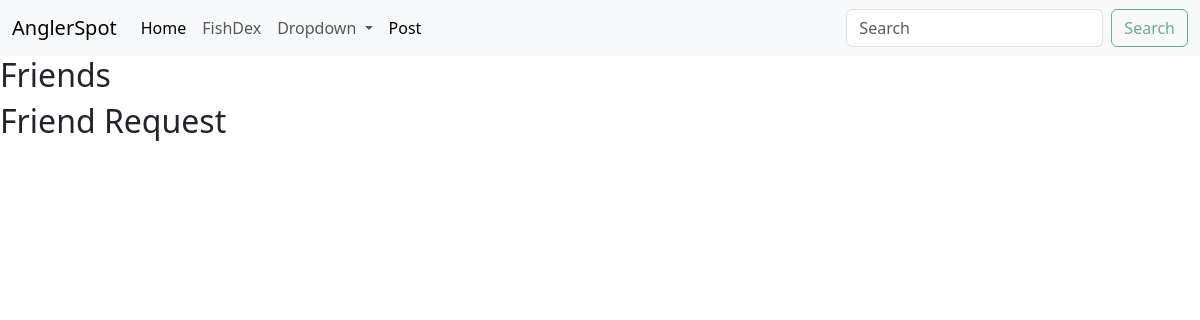
/friendslist/5/ (signed in), run on an earlier commit of the app's database.
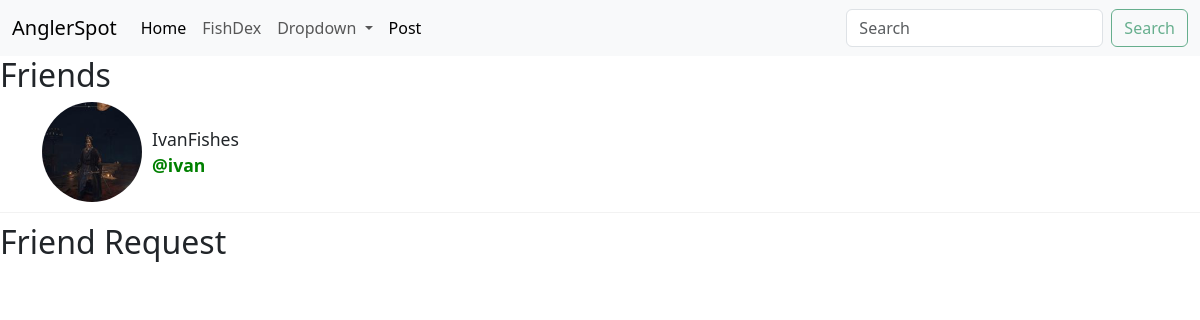
And on a later commit of the database.
### angler/models/user.py (models this page shows, shortened)
class User(AbstractUser):
    is_private = models.BooleanField(default=False)
    points = models.PositiveIntegerField(default=0) #previous idea have a cap on points validators=[MaxValueValidator(5000)]
    @property
    def get_profile_name(self):
        return Profile.objects.get(user=self).profile_name
    def get_profile_image(self):
        return Profile.objects.get(user=self).profile_image

class Profile(models.Model):
    user = models.OneToOneField(User, on_delete=models.CASCADE)
    profile_image = models.ImageField(default='default_profile_img.jpg', upload_to='profile_img/', null=False, blank=True)
    profile_name = models.CharField(max_length=16, blank=True)
    bio = models.TextField(max_length=500, blank=True)

### angler/views/friends.py (the view)
# urls.py: path('friendslist/<int:user_id>/', FriendsListView.as_view(), name='friendslist'),
class FriendsListView(LoginRequiredMixin, View):
    login_url = '/login/'
    def get(self, request, user_id):
        friend_requests = FriendRequest.objects.filter(request_reciever=request.user,request_status=0 )
        user = User.objects.get(id=user_id)
        friends = FriendList.objects.get(user=user).friends.all()
        context = {
            'friends':friends,
            'friend_requests':friend_requests
        }
        return render(request, 'angler/friend.html', context)

### angler/templates/angler/friend.html (shortened to what this page needs)
{% extends 'angler/base.html'%}
{% block content %}
<h2>Friends</h2>
    {% for friend in friends %}
        <div class="container">
            {% if friend.get_profile_image %}
                <img src="{{ friend.get_profile_image.url }}" class="circle-image-sm">
            {% endif %}
            <div class="text-group">
                <span>{{friend.get_profile_name}}</span>
                <strong><a href="{% url 'user_profile' user_id=friend.id %}">@{{friend.username}}</a></strong>
            </div>
        </div>
        <hr class="divider">
    {% endfor %}
<h2>Friend Request</h2>
{% endblock %}

What changed in the data, as far as the page shows it:
now on this page (row edited): User: get_profile_image (picture), get_profile_name "IvanFishes", username "ivan"
